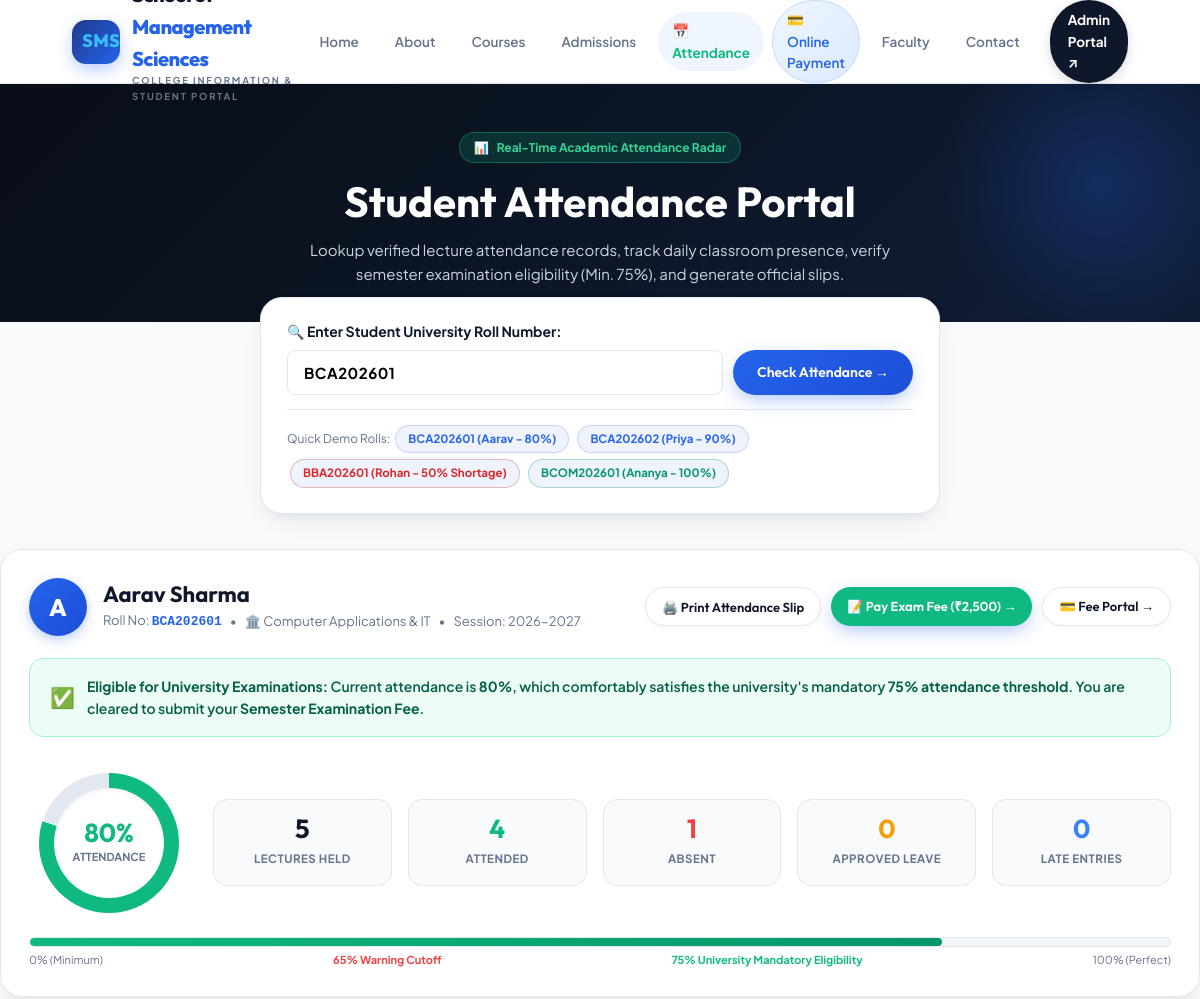
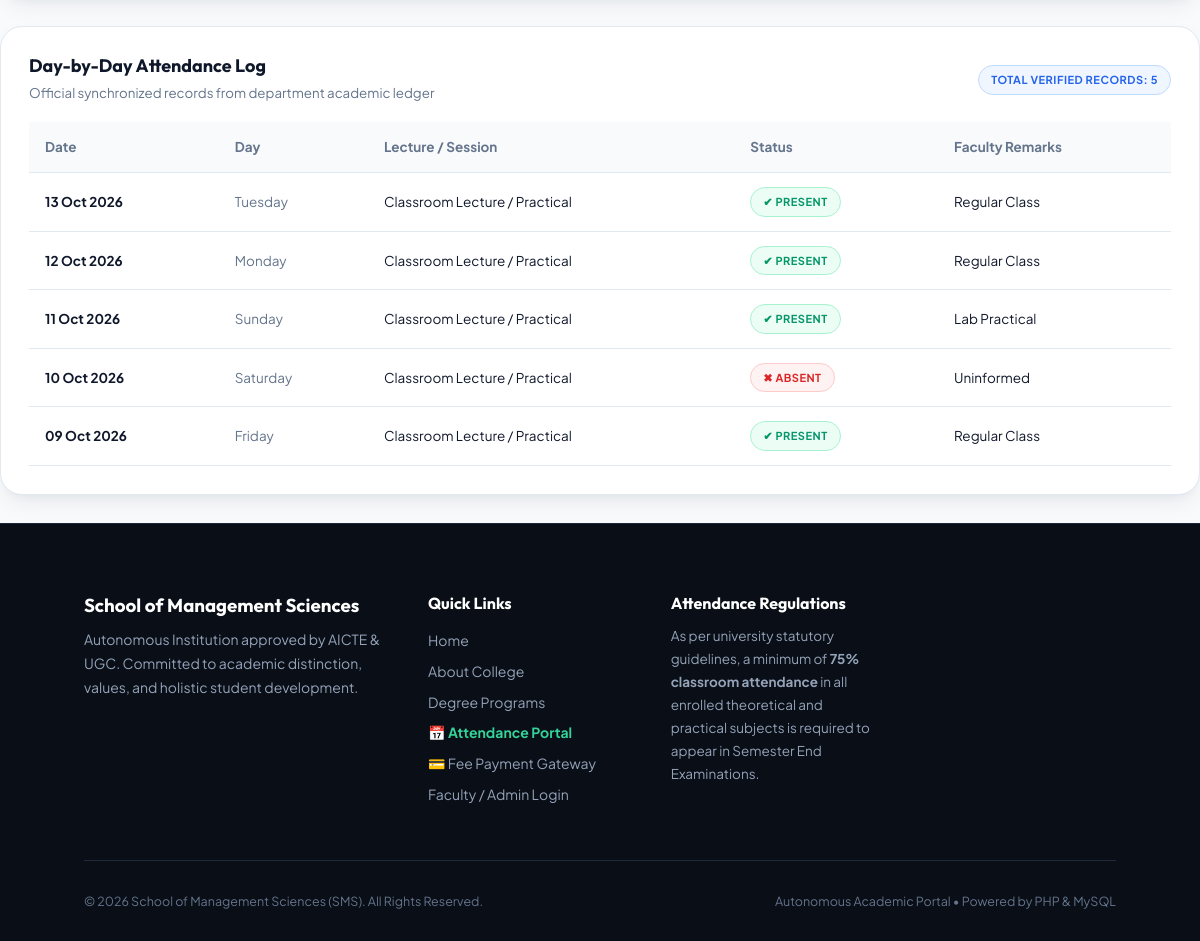
Page /attendance.php?roll_no=BCA202601 on the committed database (2 pictures, top to bottom).
### tables this page shows
CREATE TABLE IF NOT EXISTS students (
    id INT AUTO_INCREMENT PRIMARY KEY,
    student_name VARCHAR(120) NOT NULL,
    roll_no VARCHAR(60) UNIQUE NOT NULL,
    email VARCHAR(150),
    phone VARCHAR(30) NULL,
    branch_id INT NULL,
    created_at TIMESTAMP DEFAULT CURRENT_TIMESTAMP,
    FOREIGN KEY(branch_id) REFERENCES branches(id) ON DELETE SET NULL
);

CREATE TABLE IF NOT EXISTS branches (
    id INT AUTO_INCREMENT PRIMARY KEY,
    branch_name VARCHAR(120) NOT NULL
);

CREATE TABLE IF NOT EXISTS attendance (
    id INT AUTO_INCREMENT PRIMARY KEY,
    student_id INT NOT NULL,
    attendance_date DATE NOT NULL,
    status ENUM('Present', 'Absent', 'Leave', 'Late') NOT NULL DEFAULT 'Present',
    remarks VARCHAR(255) NULL,
    created_at TIMESTAMP DEFAULT CURRENT_TIMESTAMP,
    UNIQUE KEY unique_student_date (student_id, attendance_date),
    FOREIGN KEY (student_id) REFERENCES students(id) ON DELETE CASCADE
);

### attendance.php (the view, shortened to what this page needs)
<?php
$pdo = db();
$searchRoll = strtoupper(trim($_GET['roll_no'] ?? ''));
$student = null;
$records = [];
$totalDays = 0;
$presentDays = 0;
$absentDays = 0;
$leaveDays = 0;
$lateDays = 0;
$percentage = 0.0;
if ($searchRoll) {
    try {
        $stmt = $pdo->prepare("
            SELECT s.*, b.branch_name
            FROM students s
            LEFT JOIN branches b ON b.id = s.branch_id
            WHERE s.roll_no = ? OR s.email = ?
        ");
        $stmt->execute([$searchRoll, $searchRoll]);
        $student = $stmt->fetch();
        if ($student) {
            $attStmt = $pdo->prepare("
                SELECT * FROM attendance
                WHERE student_id = ?
                ORDER BY attendance_date DESC
            ");
            $attStmt->execute([$student['id']]);
            $records = $attStmt->fetchAll();
            $totalDays = count($records);
            foreach ($records as $r) {
                if ($r['status'] === 'Present') $presentDays++;
                elseif ($r['status'] === 'Absent') $absentDays++;
                elseif ($r['status'] === 'Leave') $leaveDays++;
                elseif ($r['status'] === 'Late') $lateDays++;
            }
            $percentage = $totalDays > 0 ? round(($presentDays / $totalDays) * 100, 1) : 0;
        } else {
            $alertError = "No student found with Roll Number: " . htmlspecialchars($searchRoll) . ". Please verify and try again.";
        }
    } catch (Throwable $e) {
        $alertError = "Error loading attendance records: " . htmlspecialchars($e->getMessage());
    }
}
function h($str) {
    return htmlspecialchars((string)$str, ENT_QUOTES, 'UTF-8');
}
?>
<!doctype html>
<html lang="en">
<head>
  <link rel="stylesheet" href="assets/style.css?v=<?= time() ?>">
</head>
<body>
  <header>
    <a class="brand" href="index.php">
      <b>SMS</b>
      <span>School of <span>Management Sciences</span>
        <small>COLLEGE INFORMATION & STUDENT PORTAL</small>
      </span>
    </a>
    <nav id="nav">
      <a href="index.php?page=home">Home</a>
      <a href="index.php?page=about">About</a>
      <a href="index.php?page=courses">Courses</a>
      <a href="index.php?page=admissions">Admissions</a>
      <a class="active" href="attendance.php" style="color: #10b981; font-weight: 700;">📅 Attendance</a>
      <a class="highlight-nav" href="payment.php">💳 Online Payment</a>
      <a href="index.php?page=faculty">Faculty</a>
      <a href="index.php?page=contact">Contact</a>
      <a class="nav-admin" href="admin/login.php">Admin Portal ↗</a>
    </nav>
  </header>
  <section class="att-portal-header">
    <div style="max-width: 900px; margin: 0 auto; text-align: center;">
      <div style="display: inline-flex; align-items: center; gap: 8px; background: rgba(16, 185, 129, 0.18); border: 1px solid rgba(16, 185, 129, 0.4); padding: 5px 14px; border-radius: 9999px; font-size: 12px; font-weight: 700; color: #34d399; margin-bottom: 14px;">
        <span>📊</span> Real-Time Academic Attendance Radar
      </div>
      <h1 style="color: #ffffff; font-size: clamp(26px, 4vw, 42px); margin-bottom: 10px;">
        Student Attendance Portal
      </h1>
      <p style="color: #cbd5e1; font-size: 15px; max-width: 640px; margin: 0 auto;">
        Lookup verified lecture attendance records, track daily classroom presence, verify semester examination eligibility (Min. 75%), and generate official slips.
      </p>
    </div>
  </section>
  <main class="payment-wrapper" style="padding-top: 0;">
    <div class="att-lookup-box">
      <div class="att-card" style="padding: 22px 26px;">
        <form method="get" action="attendance.php">
          <label style="font-weight: 700; font-size: 14px; display: block; margin-bottom: 8px;">
            🔍 Enter Student University Roll Number:
          </label>
          <div style="display: flex; gap: 10px;">
            <input
              class="form-control"
              type="text"
              name="roll_no"
              required
              placeholder="e.g. BCA202601, BCA202602, BBA202601"
              value="<?= h($searchRoll) ?>"
              style="text-transform: uppercase; font-weight: 700; font-size: 15px; letter-spacing: 0.5px;"
            >
            <button class="btn" type="submit" style="padding: 0 24px; white-space: nowrap;">
              Check Attendance →
            </button>
          </div>
        </form>
        <div style="margin-top: 14px; padding-top: 12px; border-top: 1px solid var(--border); font-size: 12px; color: var(--text-muted);">
          <span>Quick Demo Rolls:</span>
          <a class="demo-pill-btn" href="attendance.php?roll_no=BCA202601">BCA202601 (Aarav - 80%)</a>
          <a class="demo-pill-btn" href="attendance.php?roll_no=BCA202602">BCA202602 (Priya - 90%)</a>
          <a class="demo-pill-btn" href="attendance.php?roll_no=BBA202601" style="color: #dc2626; border-color: rgba(220, 38, 38, 0.3);">BBA202601 (Rohan - 50% Shortage)</a>
          <a class="demo-pill-btn" href="attendance.php?roll_no=BCOM202601" style="color: #059669; border-color: rgba(5, 150, 105, 0.3);">BCOM202601 (Ananya - 100%)</a>
        </div>
      </div>
    </div>
    <?php if ($student): ?>
      <div class="att-card">
        <div style="display: flex; flex-wrap: wrap; align-items: center; justify-content: space-between; gap: 18px;">
          <div style="display: flex; align-items: center; gap: 16px;">
            <div style="width: 58px; height: 58px; border-radius: 50%; background: linear-gradient(135deg, #2563eb, #1d4ed8); color: #ffffff; display: flex; align-items: center; justify-content: center; font-size: 24px; font-weight: 800; font-family: 'Outfit', sans-serif; box-shadow: 0 4px 12px rgba(37, 99, 235, 0.3);">
              <?= strtoupper(substr($student['student_name'], 0, 1)) ?>
            </div>
            <div>
              <h2 style="font-size: 22px; margin-bottom: 3px;"><?= h($student['student_name']) ?></h2>
              <div style="display: flex; flex-wrap: wrap; gap: 8px; align-items: center; font-size: 13px; color: var(--text-muted);">
                <span>Roll No: <code style="font-size: 13px; color: var(--primary); font-weight: 700;"><?= h($student['roll_no']) ?></code></span>
                <span>•</span>
                <span>🏛️ <?= h($student['branch_name'] ?? 'General Studies') ?></span>
                <span>•</span>
                <span>Session: 2026-2027</span>
              </div>
            </div>
          </div>
          <div class="no-print" style="display: flex; gap: 10px; flex-wrap: wrap;">
            <button class="btn btn-secondary" onclick="window.print()" style="padding: 8px 16px; font-size: 13px;">
              🖨️ Print Attendance Slip
            </button>
            <?php if ($percentage >= 75): ?>
              <a class="btn" href="payment.php?roll_no=<?= urlencode($student['roll_no']) ?>&category=Semester+Examination+Fee&amount=2500" style="padding: 8px 16px; font-size: 13px; background: #10b981;">
                📝 Pay Exam Fee (₹2,500) →
              </a>
            <?php endif; ?>
            <a class="btn btn-secondary" href="payment.php?roll_no=<?= urlencode($student['roll_no']) ?>" style="padding: 8px 16px; font-size: 13px;">
              💳 Fee Portal →
            </a>
          </div>
        </div>
        <div style="margin-top: 22px;">
          <?php if ($percentage >= 75): ?>
            <div class="alert alert-success" style="margin-bottom: 0;">
              <span style="font-size: 20px;">✅</span>
              <div>
                <strong>Eligible for University Examinations:</strong> Current attendance is <strong><?= $percentage ?>%</strong>, which comfortably satisfies the university's mandatory <strong>75% attendance threshold</strong>. You are cleared to submit your <strong>Semester Examination Fee</strong>.
              </div>
            </div>
          <?php endif; ?>
        </div>
        <div style="margin-top: 26px; display: grid; grid-template-columns: auto 1fr; gap: 24px; align-items: center;" class="att-gauge-wrap">
          <?php
          $meterColor = '#10b981';
          ?>
          <div style="display: flex; flex-direction: column; align-items: center; justify-content: center; padding: 10px;">
            <div class="att-circle-meter" style="--meter-color: <?= $meterColor ?>; --meter-val: <?= min(100, $percentage) ?>;">
              <div class="att-circle-inner">
                <b style="color: <?= $meterColor ?>;"><?= $percentage ?>%</b>
                <small>Attendance</small>
              </div>
            </div>
          </div>
          <div class="att-stat-grid">
            <div class="att-stat-box">
              <h3><?= $totalDays ?></h3>
              <small>Lectures Held</small>
            </div>
            <div class="att-stat-box">
              <h3 style="color: #10b981;"><?= $presentDays ?></h3>
              <small>Attended</small>
            </div>
            <div class="att-stat-box">
              <h3 style="color: #ef4444;"><?= $absentDays ?></h3>
              <small>Absent</small>
            </div>
            <div class="att-stat-box">
              <h3 style="color: #f59e0b;"><?= $leaveDays ?></h3>
              <small>Approved Leave</small>
            </div>
            <div class="att-stat-box">
              <h3 style="color: #3b82f6;"><?= $lateDays ?></h3>
              <small>Late Entries</small>
            </div>
          </div>
        </div>
        <div style="margin-top: 14px;">
          <div class="att-progress-track" style="height: 10px;">
            <div class="att-progress-fill <?= $percentage >= 75 ? 'green' : ($percentage >= 65 ? 'orange' : 'red') ?>" style="width: <?= min(100, $percentage) ?>%;"></div>
          </div>
          <div style="display: flex; justify-content: space-between; font-size: 11px; color: var(--text-muted); margin-top: 4px;">
            <span>0% (Minimum)</span>
            <span style="color: #ef4444; font-weight: 700;">65% Warning Cutoff</span>
            <span style="color: #10b981; font-weight: 700;">75% University Mandatory Eligibility</span>
            <span>100% (Perfect)</span>
          </div>
        </div>
      </div>
      <div class="att-card">
        <div style="display: flex; justify-content: space-between; align-items: center; margin-bottom: 18px; flex-wrap: wrap; gap: 10px;">
          <div>
            <h3 style="font-size: 18px; margin-bottom: 2px;">Day-by-Day Attendance Log</h3>
            <small style="color: var(--text-muted);">Official synchronized records from department academic ledger</small>
          </div>
          <span class="badge badge-primary">Total Verified Records: <?= count($records) ?></span>
        </div>
        <?php if (empty($records)): ?>
          <p style="text-align: center; color: #94a3b8; padding: 30px;">No attendance logged for this student yet.</p>
        <?php else: ?>
          <table class="admin-table">
            <thead>
              <tr>
                <th>Date</th>
                <th>Day</th>
                <th>Lecture / Session</th>
                <th>Status</th>
                <th>Faculty Remarks</th>
              </tr>
            </thead>
            <tbody>
              <?php foreach ($records as $rec): ?>
                <?php
                $statusPill = 'badge-success';
                $icon = '✔';
                if ($rec['status'] === 'Absent') {
                    $statusPill = 'badge-danger';
                    $icon = '✖';
                } elseif ($rec['status'] === 'Leave') {
                    $statusPill = 'badge-warning';
                    $icon = '🏖';
                } elseif ($rec['status'] === 'Late') {
                    $statusPill = 'badge-primary';
                    $icon = '⏰';
                }
                $dTime = strtotime($rec['attendance_date']);
                ?>
                <tr>
                  <td><strong><?= date('d M Y', $dTime) ?></strong></td>
                  <td><span style="color: var(--text-muted);"><?= date('l', $dTime) ?></span></td>
                  <td>Classroom Lecture / Practical</td>
                  <td>
                    <span class="badge <?= $statusPill ?>" style="display: inline-flex; align-items: center; gap: 4px;">
                      <?= $icon ?> <?= h($rec['status']) ?>
                    </span>
                  </td>
                  <td><?= h($rec['remarks'] ?: 'Regular Session Attendance') ?></td>
                </tr>
              <?php endforeach; ?>
            </tbody>
          </table>
        <?php endif; ?>
      </div>
    <?php endif; ?>
  </main>
  <footer>
    <div class="footer-top">
      <div>
        <h3 style="color:#fff; margin-bottom:12px;">School of Management Sciences</h3>
        <p style="color:var(--text-light); font-size:14px; line-height:1.7;">
          Autonomous Institution approved by AICTE & UGC. Committed to academic distinction, values, and holistic student development.
        </p>
      </div>
      <div>
        <h4 style="color:#fff; margin-bottom:12px;">Quick Links</h4>
        <ul style="list-style:none; padding:0; line-height:2.2; font-size:14px;">
          <li><a href="index.php?page=home" style="color:var(--text-light); text-decoration:none;">Home</a></li>
          <li><a href="index.php?page=about" style="color:var(--text-light); text-decoration:none;">About College</a></li>
          <li><a href="index.php?page=courses" style="color:var(--text-light); text-decoration:none;">Degree Programs</a></li>
          <li><a href="attendance.php" style="color:#34d399; text-decoration:none; font-weight:700;">📅 Attendance Portal</a></li>
          <li><a href="payment.php" style="color:var(--text-light); text-decoration:none;">💳 Fee Payment Gateway</a></li>
          <li><a href="admin/login.php" style="color:var(--text-light); text-decoration:none;">Faculty / Admin Login</a></li>
        </ul>
      </div>
      <div>
        <h4 style="color:#fff; margin-bottom:12px;">Attendance Regulations</h4>
        <p style="color:var(--text-light); font-size:13.5px; line-height:1.7;">
          As per university statutory guidelines, a minimum of <strong>75% classroom attendance</strong> in all enrolled theoretical and practical subjects is required to appear in Semester End Examinations.
        </p>
      </div>
    </div>
    <div class="footer-bottom">
      <div>&copy; 2026 School of Management Sciences (SMS). All Rights Reserved.</div>
      <div>Autonomous Academic Portal • Powered by PHP & MySQL</div>
    </div>
  </footer>
</body>
</html>

### attendance.php (style rules this page uses)
.att-lookup-box { max-width: 680px; margin: -25px auto 35px; position: relative; z-index: 10; }
.att-stat-grid { display: grid; grid-template-columns: repeat(auto-fit, minmax(140px, 1fr)); gap: 16px; margin: 20px 0; }
.att-stat-box { background: #f8fafc; border: 1px solid var(--border); border-radius: var(--radius-md); padding: 16px; text-align: center; }
.att-stat-box h3 { font-size: 26px; margin-bottom: 2px; line-height: 1; }
.att-stat-box small { font-size: 11.5px; font-weight: 700; color: var(--text-muted); text-transform: uppercase; letter-spacing: 0.5px; }
.demo-pill-btn { background: rgba(37, 99, 235, 0.08); color: var(--primary); border: 1px solid rgba(37, 99, 235, 0.2); border-radius: 9999px; padding: 4px 12px; font-size: 11.5px; font-weight: 700; text-decoration: none; display: inline-block; margin: 3px; transition: all 0.2s; }

### rows in the picture
students: student_name "A", student_name "Aarav Sharma", roll_no "BCA202601", branch.branch_name "Computer Applications & IT"
attendance: attendance_date "13 Oct 2026", attendance_date "Tuesday", icon "✔", status "PRESENT", remarks "Regular Class"
attendance: attendance_date "12 Oct 2026", attendance_date "Monday", icon "✔", status "PRESENT", remarks "Regular Class"
attendance: attendance_date "11 Oct 2026", attendance_date "Sunday", icon "✔", status "PRESENT", remarks "Lab Practical"
attendance: attendance_date "10 Oct 2026", attendance_date "Saturday", status "✖", status "ABSENT", remarks "Uninformed"
attendance: attendance_date "09 Oct 2026", attendance_date "Friday", icon "✔", status "PRESENT", remarks "Regular Class"

### other values in the picture
$percentage "80"
$totalDays "5"
$presentDays "4"
$absentDays "1"
$leaveDays "0"
$lateDays "0"
count($records) "5"
